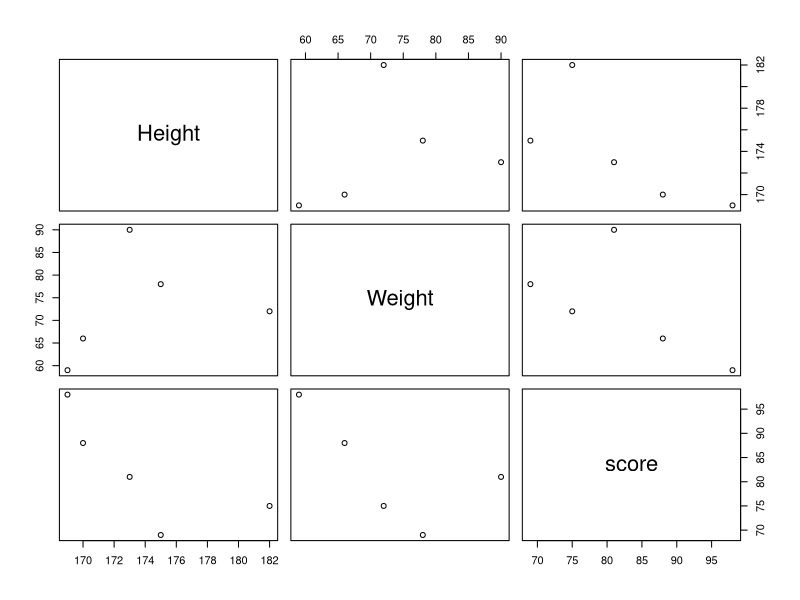

Write R code to recreate this figure.
Height = c(170,169,182,175,173)
Weight = c(66,59,72,78,90)
score = c(88,98,75,69,81)

pairs(cbind(Height,Weight,score))